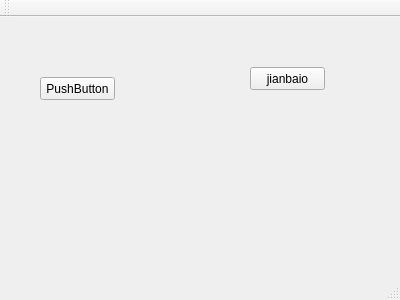
<?xml version="1.0" encoding="UTF-8"?>
<ui version="4.0">
 <class>MainWindow</class>
 <widget class="QMainWindow" name="MainWindow">
  <property name="geometry">
   <rect>
    <x>0</x>
    <y>0</y>
    <width>400</width>
    <height>300</height>
   </rect>
  </property>
  <property name="windowTitle">
   <string>MainWindow</string>
  </property>
  <widget class="QWidget" name="centralWidget">
   <widget class="QPushButton" name="pushButton">
    <property name="geometry">
     <rect>
      <x>40</x>
      <y>60</y>
      <width>75</width>
      <height>23</height>
     </rect>
    </property>
    <property name="text">
     <string>PushButton</string>
    </property>
   </widget>
   <widget class="QPushButton" name="pushButton_2">
    <property name="geometry">
     <rect>
      <x>250</x>
      <y>50</y>
      <width>75</width>
      <height>23</height>
     </rect>
    </property>
    <property name="text">
     <string>jianbaio</string>
    </property>
   </widget>
  </widget>
  <widget class="QMenuBar" name="menuBar">
   <property name="geometry">
    <rect>
     <x>0</x>
     <y>0</y>
     <width>400</width>
     <height>23</height>
    </rect>
   </property>
  </widget>
  <widget class="QToolBar" name="mainToolBar">
   <attribute name="toolBarArea">
    <enum>TopToolBarArea</enum>
   </attribute>
   <attribute name="toolBarBreak">
    <bool>false</bool>
   </attribute>
  </widget>
  <widget class="QStatusBar" name="statusBar"/>
 </widget>
 <layoutdefault spacing="6" margin="11"/>
 <resources/>
 <connections/>
</ui>
